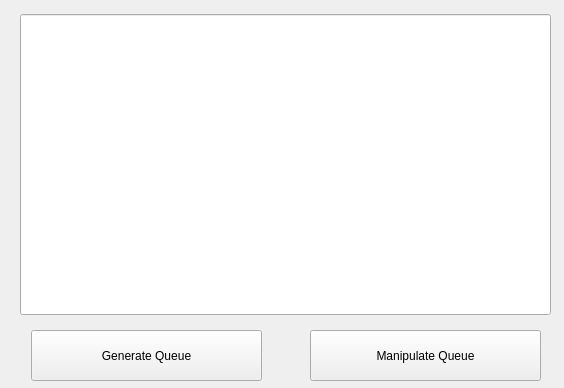
<?xml version="1.0" encoding="UTF-8"?>
<ui version="4.0">
 <class>Form</class>
 <widget class="QWidget" name="Form">
  <property name="geometry">
   <rect>
    <x>0</x>
    <y>0</y>
    <width>564</width>
    <height>388</height>
   </rect>
  </property>
  <property name="windowTitle">
   <string>Form</string>
  </property>
  <widget class="QPushButton" name="pushButton">
   <property name="geometry">
    <rect>
     <x>31</x>
     <y>330</y>
     <width>231</width>
     <height>51</height>
    </rect>
   </property>
   <property name="text">
    <string>Generate Queue</string>
   </property>
  </widget>
  <widget class="QLineEdit" name="lineEdit">
   <property name="geometry">
    <rect>
     <x>20</x>
     <y>14</y>
     <width>531</width>
     <height>301</height>
    </rect>
   </property>
  </widget>
  <widget class="QPushButton" name="pushButton_2">
   <property name="geometry">
    <rect>
     <x>310</x>
     <y>330</y>
     <width>231</width>
     <height>51</height>
    </rect>
   </property>
   <property name="text">
    <string>Manipulate Queue</string>
   </property>
  </widget>
 </widget>
 <resources/>
 <connections/>
</ui>
